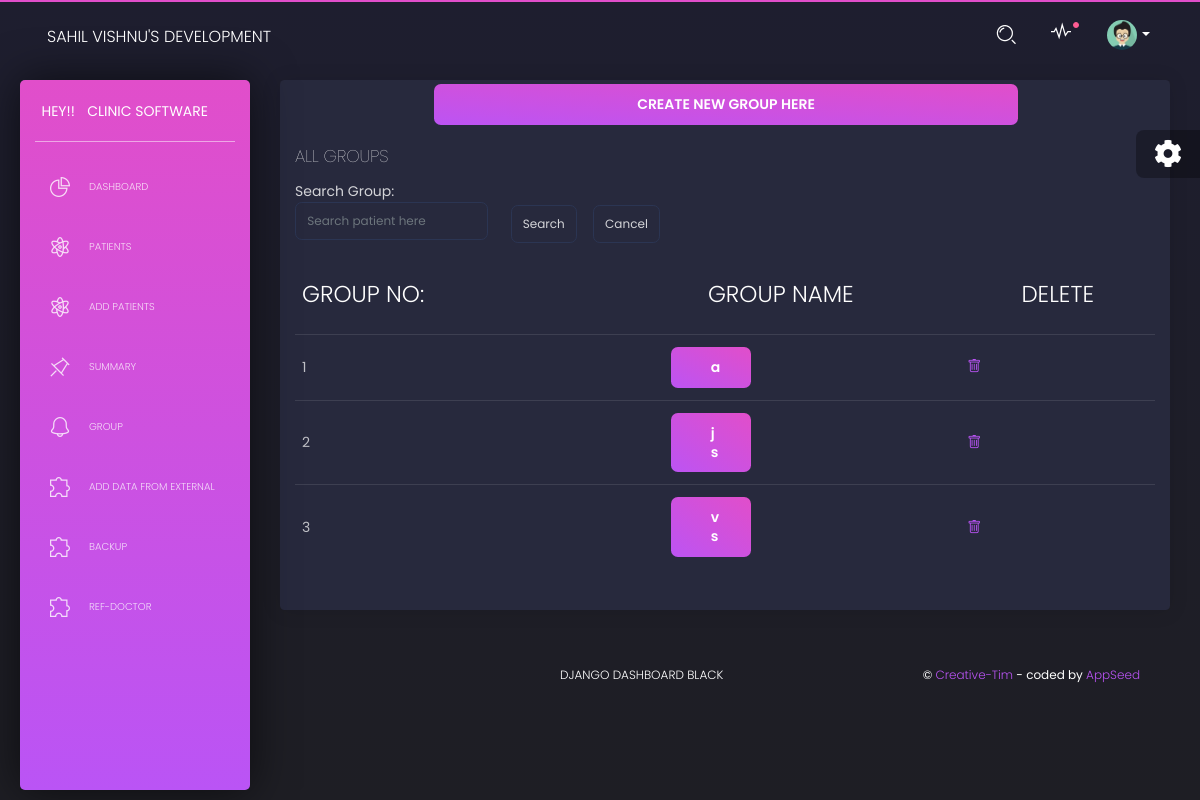
Before: /all_group with the older database file.
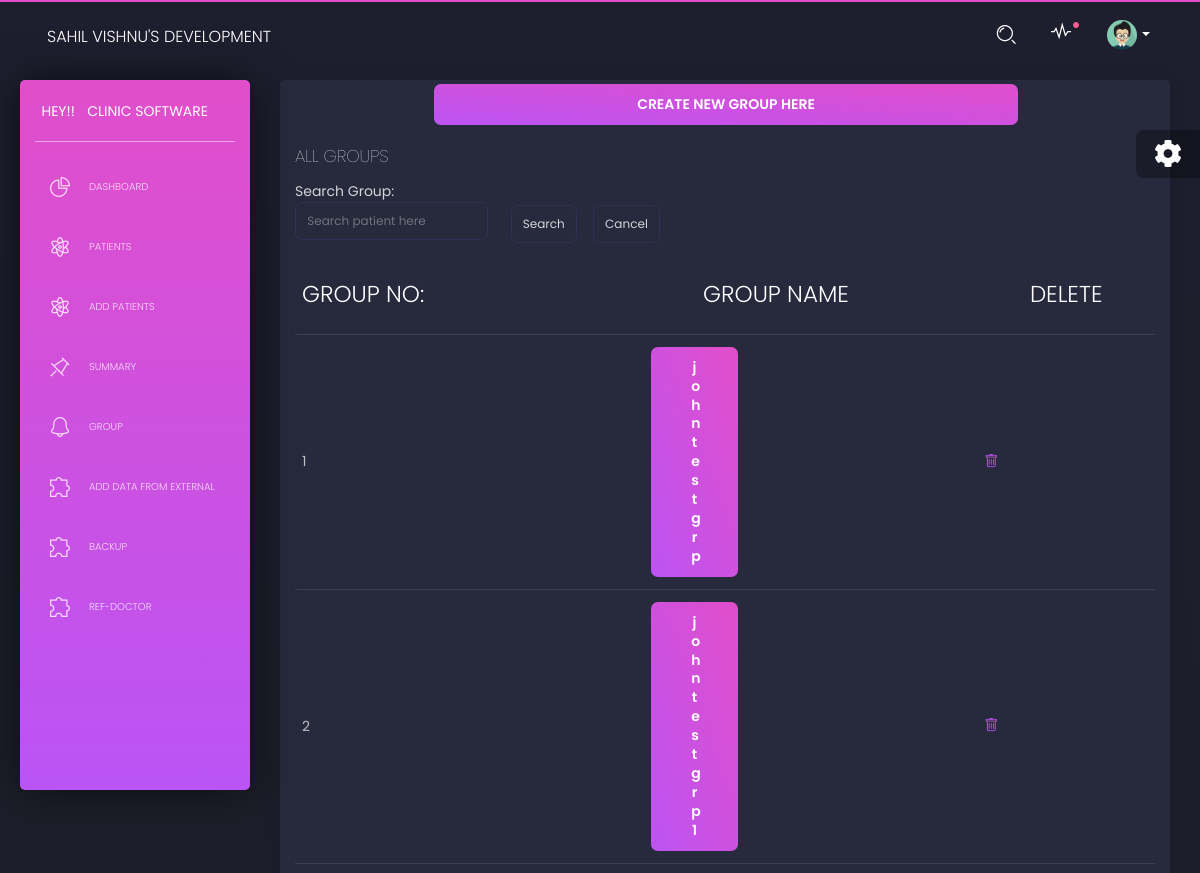
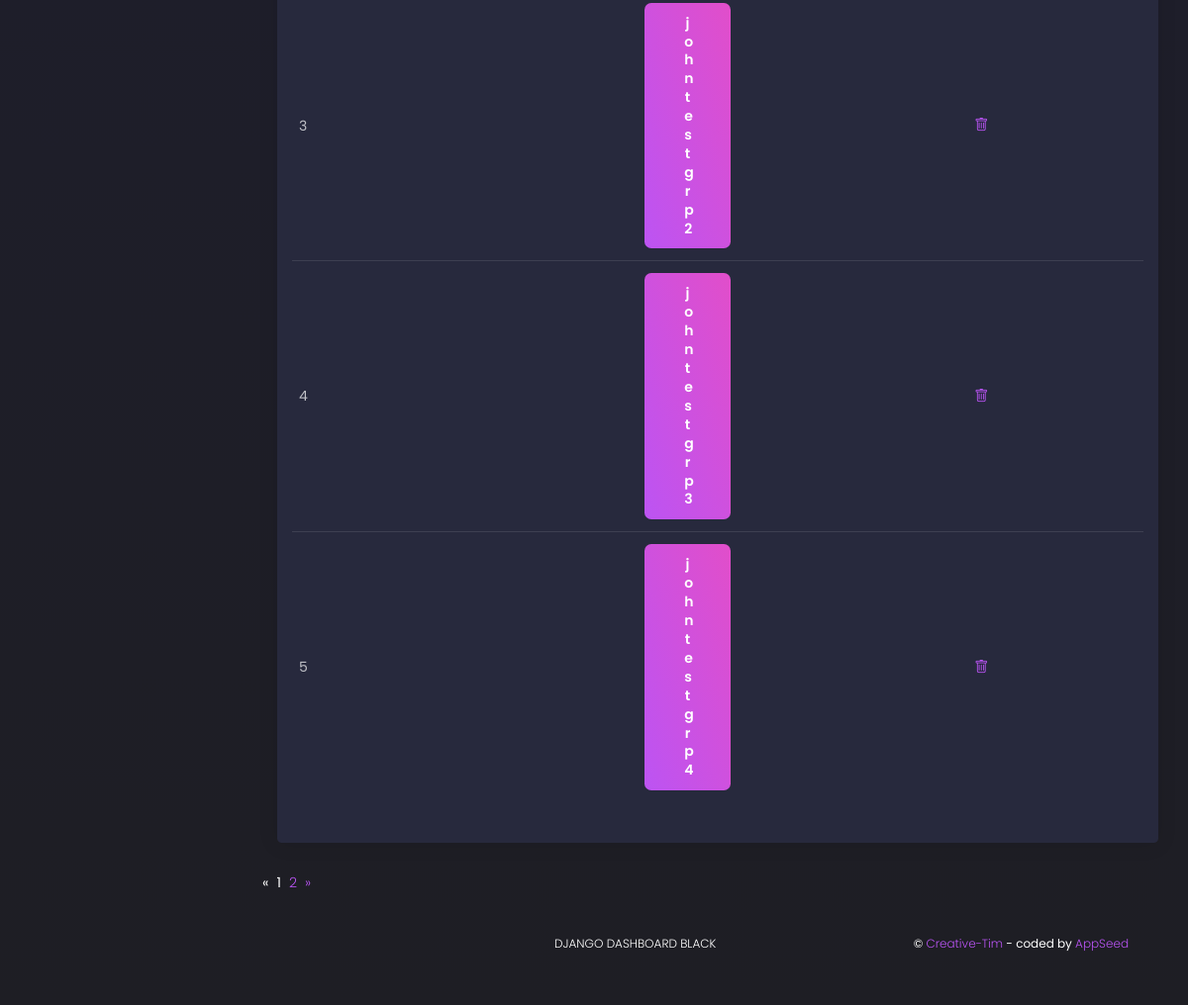
After: the same page with the newer database file (2 pictures, top to bottom).
### loginmodule/models.py (models this page shows, shortened)
class Patient_group(models.Model):
    gid = models.AutoField
    gname =  models.CharField(max_length=20)
    member = models.TextField(null=True)
    tfees = models.IntegerField(default=0)
    tpaid = models.IntegerField(default=0)
    tleft_from_patient=models.IntegerField(default=0)
    tleft_from_doc=models.IntegerField(default=0)

### loginmodule/views.py (the view)
# urls.py: path('all_group',views.all_group, name='all_group'),
def all_group(request):
    g = Patient_group.objects.all().order_by('id')
    paginator=Paginator(g, 5)
    page_number=request.GET.get('page')
    page_obj=paginator.get_page(page_number)
    return render(request,'home/all_group.html',{'group':g,'page_obj':page_obj})

### loginmodule/templates/home/all_group.html (shortened to what this page needs)
{% extends "layouts/base.html" %}
{% block content %}
<div class="row">
  <div class="col-md-12">
    <div class="card ">
        <div class="row">
            <div class="col-lg-8 ml-auto mr-auto">
              <div class="row">
                <div class="col-md-12">
                  <a href="{% url 'create_group' %}">
                  <button class="btn btn-primary btn-block" >CREATE NEW GROUP HERE</button>
                  </a>
                </div>
              </div>
            </div>
          </div>
      <div class="card-header">
        <h4 class="card-title"> ALL GROUPS</h4>
        <form action="{% url 'searchPatientGroup'%}" method="get" value="{{request.GET.q}}" >
          <div class="row">
            <div class="col-md-3">
              Search Group:<input type="text" class="form-control " name="q" placeholder="Search patient here"/>            </div>
            <div class="d-inline p-2 mt-3">
              <input type="submit" value="Search" name="submit" class="form-control">
            </div>
            <div class="d-inline p-2 mt-3">
              <a href="{%url 'all_group'%}"><button class="form-control " >Cancel</button></a>
            </div>
          </div>
        </form>
      </div>
      <div class="card-body">
        <div class="table-responsive">
          <table class="table tablesorter " id="">
            <thead class=" text-primary">
              <tr>
                <th>
                    <h3 class="card-title">GROUP NO:</h3>
                </th>
                <th class="text-center">
                    <h3 class="card-title"> GROUP NAME</h3>
                </th>
                <th class="text-center">
                  <h3 class="card-title"> DELETE</h3>
              </th>
              </tr>
            </thead>
            <tbody>
                {% for g in page_obj %}
              <tr>
                <td>
                    {{g.id}}
                </td>
                <td>
                    <div class="row">
                        <div class="col-lg-8 ml-auto mr-auto">
                          <div class="row">
                            <div class="col-md-5">
                              <a href="{% url 'particular_group' g.id %}">
                              <button class="btn btn-primary btn-block" >{{g.gname}} </button>
                              </a>
                            </div>
                          </div>
                        </div>
                      </div>
                </td>
                <td>
                  <a href="{% url 'deletegroup' g.id %}"><i class="bi bi-trash"></i></a>
                </td>
              </tr>
              {%endfor%}
            </tbody>
          </table>
        </div>
      </div>
    </div>
  </div>
  {% if page_obj.has_other_pages %}
  <ul class="pagination justify-content-center ">
    {% if page_obj.has_previous %}
    <li class="pr-3"><a href="?page={{ page_obj.previous_page_number }}">&laquo;</a></li>
  {% else %}
    <li class="disabled pr-2"><span>&laquo;</span></li>
  {% endif %}
  {% for i in page_obj.paginator.page_range %}
    {% if page_obj.number == i %}
      <li class="active pr-2"><span>{{ i }} <span class="sr-only">(current)</span></span></li>
    {% else %}
      <li class="pr-2"><a href="?page={{ i }}">{{ i }}</a></li>
    {% endif %}
  {% endfor %}
  {% if page_obj.has_next %}
    <li class="pr-2"><a href="?page={{ page_obj.next_page_number }}">&raquo;</a></li>
  {% else %}
    <li class="disabled pl-3"><span>&raquo;</span></li>
  {% endif %}
  </ul>
  {% endif %}
{% endblock content %}

Changed rows visible on the page:
changed Patient_group id 1: gname "a" → "john test grp"
changed Patient_group id 2: gname "js" → "john test grp 1"
changed Patient_group id 3: gname "vs" → "john test grp 2"
added Patient_group: id "4", gname "john test grp 3"
added Patient_group: id "5", gname "john test grp 4"
Other visible differences:
new list line: "1"
new list line: "2"
